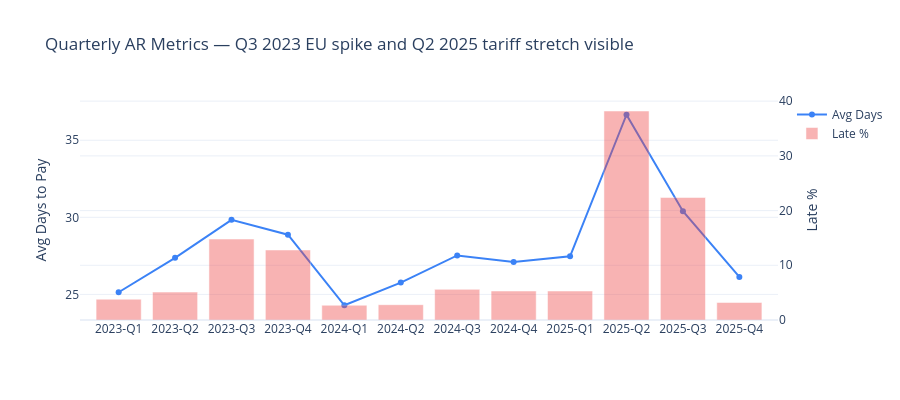

Notebook code for this chart:
### Markdown cell above
## 5. Q2 2025 Tariff Impact on Payments

### Code cell
# ── Days to pay by quarter, all regions ──
qtr_dtp = q("""
    SELECT strftime('%Y', p.payment_date) || '-Q' ||
           ((CAST(strftime('%m', p.payment_date) AS INT)-1)/3+1) as quarter,
           AVG(p.days_to_pay) as avg_days,
           ROUND(AVG(p.is_late) * 100, 1) as late_pct
    FROM v_payments_clean p
    GROUP BY quarter ORDER BY quarter
""")

fig = go.Figure()
fig.add_trace(go.Scatter(x=qtr_dtp.quarter, y=qtr_dtp.avg_days, mode="lines+markers",
                         line=dict(color="#3b82f6", width=2), name="Avg Days"))
fig.add_trace(go.Bar(x=qtr_dtp.quarter, y=qtr_dtp.late_pct, name="Late %",
                     marker_color="#ef4444", opacity=0.4, yaxis="y2"))

fig.update_layout(
    title="Quarterly AR Metrics — Q3 2023 EU spike and Q2 2025 tariff stretch visible",
    yaxis=dict(title="Avg Days to Pay"),
    yaxis2=dict(title="Late %", overlaying="y", side="right"),
    height=400, width=900
)
fig.show()

### Figure 1 — Plotly figure (JSON) as saved in the notebook; plotly's stock layout.template omitted (floating-point values rounded to 4 significant figures)
{"data": [{"line": {"color": "#3b82f6", "width": 2}, "mode": "lines+markers", "name": "Avg Days", "type": "scatter", "x": ["2023-Q1", "2023-Q2", "2023-Q3", "2023-Q4", "2024-Q1", "2024-Q2", "2024-Q3", "2024-Q4", "2025-Q1", "2025-Q2", "2025-Q3", "2025-Q4"], "y": [25.14, 27.37, 29.84, 28.87, 24.29, 25.77, 27.53, 27.11, 27.47, 36.66, 30.39, 26.13]}, {"marker": {"color": "#ef4444"}, "name": "Late %", "opacity": 0.4, "type": "bar", "x": ["2023-Q1", "2023-Q2", "2023-Q3", "2023-Q4", "2024-Q1", "2024-Q2", "2024-Q3", "2024-Q4", "2025-Q1", "2025-Q2", "2025-Q3", "2025-Q4"], "y": [3.8, 5.1, 14.8, 12.8, 2.7, 2.8, 5.6, 5.3, 5.3, 38.2, 22.4, 3.2], "yaxis": "y2"}], "layout": {"height": 400, "title": {"text": "Quarterly AR Metrics — Q3 2023 EU spike and Q2 2025 tariff stretch visible"}, "width": 900, "yaxis": {"title": {"text": "Avg Days to Pay"}}, "yaxis2": {"overlaying": "y", "side": "right", "title": {"text": "Late %"}}}}
